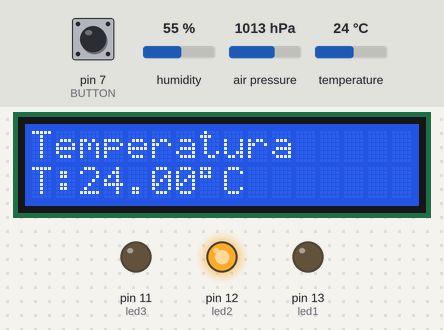
Simulated run of this sketch. Board: Arduino Uno, built with avr-gcc and run on an emulated ATmega328P. Shown: 16×2 character LCD, output pins drawn as LEDs (lit = HIGH). The inputs (shaded band) are chosen by the test bench; at power-on: pin 7 (BUTTON) HIGH, humidity 55 %, air pressure 1013 hPa, temperature 24 °C.

Above: at 2.2 s.
2.3 s: pin 7 (BUTTON) pulled LOW for 0.15 s
At 3.7 s:
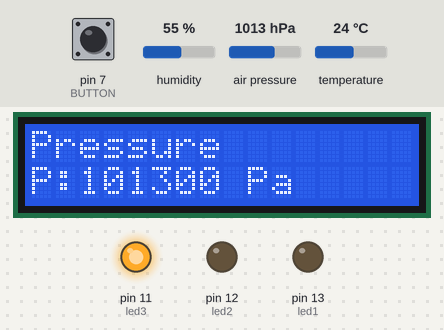
4.0 s: pin 7 (BUTTON) pulled LOW for 1 s
At 6.1 s:
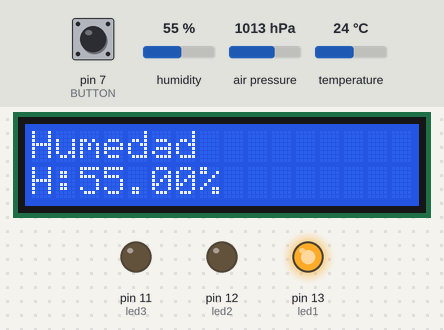
6.5 s: humidity set to 22 %
At 8.3 s:
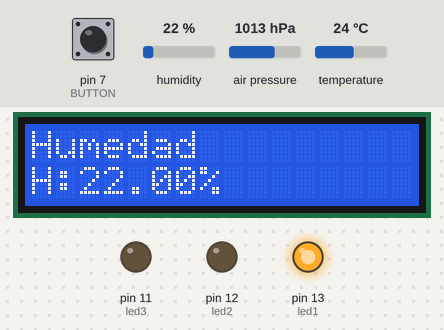
8.6 s: humidity set to 40 %
At 10.3 s:
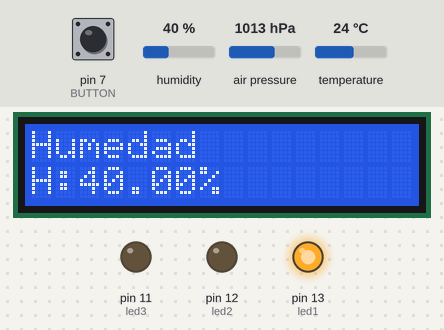
10.6 s: humidity set to 68 %
At 12.2 s:
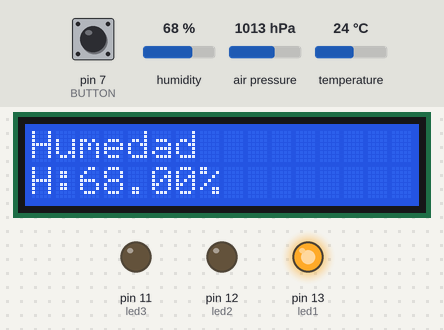
12.7 s: pin 7 (BUTTON) pulled LOW for 3.2 s
At 16.6 s:
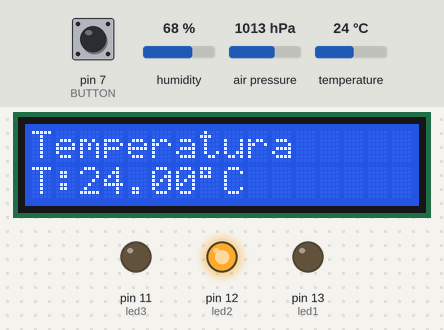
Timing chart, 0 to 18.1 s (numbered marks = the images above; inputs shaded):
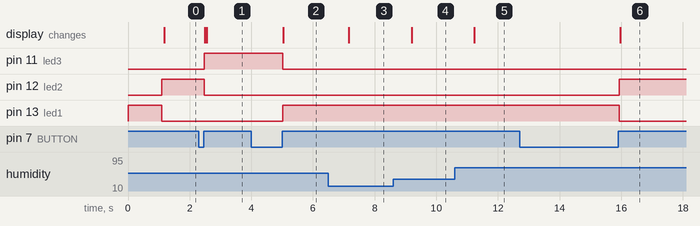

The sketch:

humidity_sensor.ino
```cpp
//Preasure sensor setup
#include <Adafruit_BMP085.h>

//Temp sensor setup
#include <DHT.h>
#define DHTTYPE DHT11

//Display setup
#include <Wire.h>
#include <LiquidCrystal_I2C.h>

const int DHTPIN = 8;
LiquidCrystal_I2C lcd(0x27, 16, 2);
DHT dht(DHTPIN, DHTTYPE);
Adafruit_BMP085 bmp;
const float MIN_FLOAT_VALUE = -3.4028235E+38;
float previousTemperature, previousHumidity, previousPressure = MIN_FLOAT_VALUE;
bool error = false;

const int led1 = 13;
const int led2 = 12;
const int led3 = 11;
const int BUTTON = 7;

int buttonState,lastButtonState,state = 0;
float humidity,temperature,pressure = 0.00;

void setup() {
  Serial.begin(9600);
  if (!bmp.begin()) {
    Serial.println("Could not find a valid BMP085 sensor, check wiring!");
    while (1) {}
  }
  pinMode(led1, OUTPUT);
  pinMode(led2, OUTPUT);
  pinMode(led3, OUTPUT);
  pinMode(BUTTON, INPUT);
  digitalWrite(led1, HIGH);
  digitalWrite(led2, LOW);
  digitalWrite(led3, LOW);
  dht.begin();
  lcd.init();
  lcd.backlight();
  lcd.print("Epic sensor");
  delay(1000);
}

void loop() {

  buttonState = digitalRead(BUTTON);
  readValues();

  if (sensorError() || stateError()) {
    displayError();
    return;
  }
  error = false;

  if (buttonState != lastButtonState && buttonState == HIGH) {
    nextState();
    turnLeds();
    resetMinValues();
  }
  displayValue();
  lastButtonState = buttonState;
  delay(50);
}

void displayTemperature() {
  if (abs(temperature - previousTemperature) > 0.2) {
    lcd.clear();
    lcd.print("Temperatura");
    lcd.setCursor(0, 1);
    lcd.print("T:");
    lcd.print(temperature, 2);
    lcd.print((char)223);
    lcd.print("C");
    previousTemperature = temperature;
  }
}

void displayPressure() {
  if (abs(pressure - previousPressure) > 100) {
    lcd.clear();
    lcd.print("Pressure");
    lcd.setCursor(0, 1);
    lcd.print("P:");
    lcd.print(round(pressure));
    lcd.print(" Pa");
    previousPressure = pressure;
  }
}

void displayHumidity() {
  if (abs(humidity - previousHumidity) > 0.2) {
    lcd.clear();
    lcd.print("Humedad");
    lcd.setCursor(0, 1);
    lcd.print("H:");
    lcd.print(humidity, 2);
    lcd.print("%");
    previousHumidity = humidity;
  }
}

void displayValue() {
  if (state == 0) {
    displayHumidity();
  } else if (state == 1) {
    displayTemperature();
  } else {
    displayPressure();
  }
}

void turnLeds() {
  if (state == 0) {
    digitalWrite(led1, HIGH);
    digitalWrite(led3, LOW);
  } else if (state == 1) {
    digitalWrite(led1, LOW);
    digitalWrite(led2, HIGH);
  } else {
    digitalWrite(led2, LOW);
    digitalWrite(led3, HIGH);
  }
}

void resetMinValues() {
  if (state == 0) {
    previousPressure = MIN_FLOAT_VALUE;
  } else if (state == 1) {
    previousHumidity = MIN_FLOAT_VALUE;
  } else {
    previousTemperature = MIN_FLOAT_VALUE;
  }
}

void readValues() {
  if (state == 0) {
    humidity = dht.readHumidity();
  } else if (state == 1) {
    temperature = dht.readTemperature();
  } else {
    pressure = bmp.readPressure();

  }
}

boolean sensorError() {
  boolean readError = false;
  if (isnan(humidity) || isnan(temperature) || isnan(pressure)) {
    readError = true;
  }
  return readError;
}

boolean stateError(){
  return state > 2;
}

void displayError() {
  String errorMessage = stateError() ? "Unexpected state" : "Check the sensor";
  if (!error) {
    lcd.clear();
    lcd.setCursor(5, 0);
    lcd.print("Error");
    lcd.setCursor(0, 1);
    lcd.print(errorMessage);
    error = true;
  }

}

void nextState() {
  if (state < 2)
    state++;
  else
    state = 0;
}
```

Measured:
- after the input at 2.3 s, pin 11 (led3): LOW → HIGH after 0.17 s; pin 12 (led2): HIGH → LOW after 0.17 s; the display: first changes after 0.19 s (image 1 shows a later state)
- after the input at 4.0 s, pin 11 (led3): HIGH → LOW after 1.0 s; pin 13 (led1): LOW → HIGH after 1.0 s; the display: changes after 1.0 s (image 2)
- after the input at 6.5 s, the display: changes after 0.65 s (image 3)
- after the input at 8.6 s, the display: changes after 0.60 s (image 4)
- after the input at 10.6 s, the display: changes after 0.64 s (image 5)
- after the input at 12.7 s, pin 12 (led2): LOW → HIGH after 3.2 s; pin 13 (led1): HIGH → LOW after 3.2 s; the display: changes after 3.3 s (image 6)
